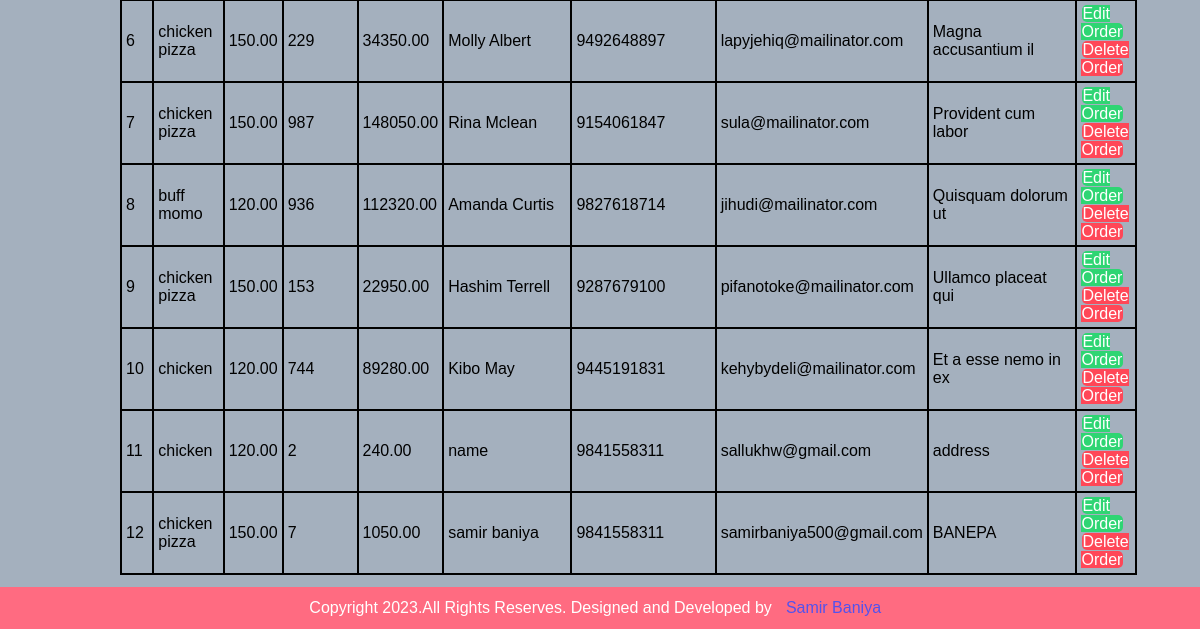
/admin/manage-order.php (signed in, lower part), run on an earlier commit of the app's database.
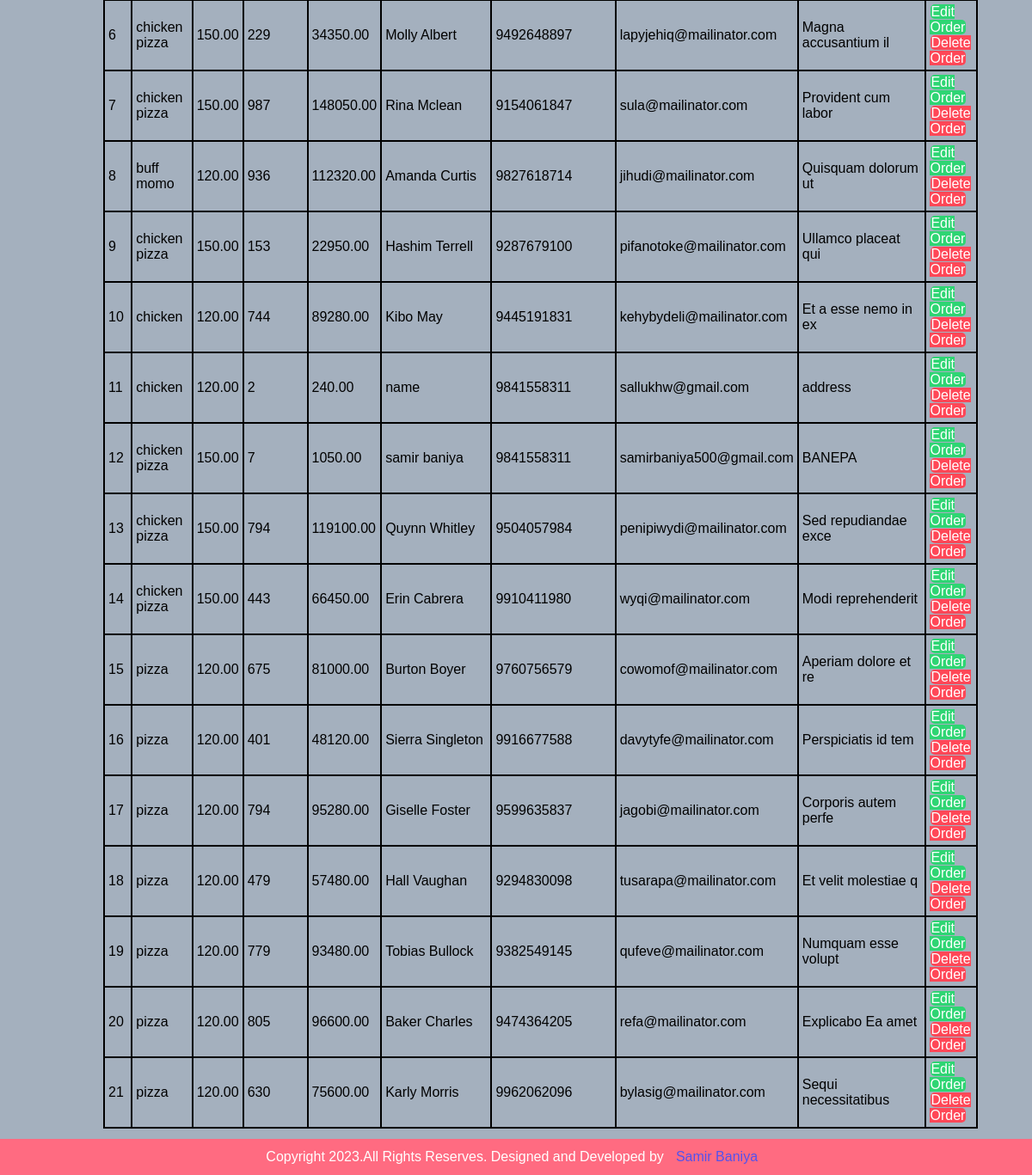
And on a later commit of the database.
### tables this page shows
CREATE TABLE `orders` (
  `id` int(10) UNSIGNED NOT NULL,
  `product_id` int(10) UNSIGNED NOT NULL,
  `price` decimal(10,2) NOT NULL,
  `quantity` int(11) NOT NULL,
  `total` decimal(10,2) NOT NULL,
  `customer_name` varchar(100) NOT NULL,
  `customer_address` varchar(150) NOT NULL,
  `customer_email` varchar(100) NOT NULL,
  `customer_contact` varchar(15) NOT NULL,
  `customer_feedback` text NOT NULL,
  `order_date` datetime NOT NULL DEFAULT current_timestamp(),
  `product` varchar(255) DEFAULT NULL
);

### admin/manage-order.php (the view, shortened to what this page needs)
<?php include('common/header.php') ?>
    <section class="content">
        <div class="wrapper">
             <strong class="heading">MANAGE ORDER</strong><br>
                <table class="table bordertable">
                    <tbody>
                        <?php
                        $sql = "SELECT * FROM `orders`";
                        $exec = mysqli_query($conn, $sql);
                        if($exec == TRUE){
                            $count = mysqli_num_rows($exec);
                            if($count > 0){
                                $sn=1;
                                while( $rows = mysqli_fetch_assoc($exec)){
                                    $id = $rows['id'];
                                    $title = $rows['product'];
                                    $price = $rows['price'];
                                    $quantity = $rows['quantity'];
                                    $total = $rows['total'];
                                    $name = $rows['customer_name'];
                                    $address = $rows['customer_address'];
                                    $email = $rows['customer_email'];
                                    $contact = $rows['customer_contact'];
?>
                                    <tr>
                                        <td><?php echo $sn++; ?></td>
                                        <td><?php echo $title; ?></td>
                                        <td><?php echo $price; ?></td>
                                        <td><?php echo $quantity; ?></td>
                                        <td><?php echo $total; ?></td>
                                        <td><?php echo $name; ?></td>
                                        <td><?php echo $contact; ?></td>
                                        <td><?php echo $email; ?></td>
                                        <td><?php echo $address; ?></td>
                                        <td>
                                    <a class="btn btn-primary" href="<?php  echo APP_URL; ?>admin/edit-order.php?id=<?php echo $id; ?>">
                                Edit Order
                            </a>
                                <a class="btn btn-danger" href="<?php  echo APP_URL; ?>admin/delete-order.php?id=<?php echo $id; ?>">
                                    Delete Order
                                </a>
                                    </td>
                                </tr>
                                    <?php
                                }
                            }else{
                                echo'<tr><td colspan="7" class="text-center">No products to display</td></tr>';
                            }
                        }
                        ?>
                    </tbody>
                </table>
        </div>
    </section>
<?php include('common/footer.php') ?>

What changed in the data, as far as the page shows it:
added orders: product "chicken pizza", price "150.00", quantity "794", total "119100.00", customer_name "Quynn Whitley", customer_contact "9504057984", customer_email "penipiwydi@mailinator.com", customer_address "Sed repudiandae exce"
added orders: product "chicken pizza", price "150.00", quantity "443", total "66450.00", customer_name "Erin Cabrera", customer_contact "9910411980", customer_email "wyqi@mailinator.com", customer_address "Modi reprehenderit"
added orders: product "pizza", price "120.00", quantity "675", total "81000.00", customer_name "Burton Boyer", customer_contact "9760756579", customer_email "cowomof@mailinator.com", customer_address "Aperiam dolore et re"
added orders: product "pizza", price "120.00", quantity "401", total "48120.00", customer_name "Sierra Singleton", customer_contact "9916677588", customer_email "davytyfe@mailinator.com", customer_address "Perspiciatis id tem"
added orders: product "pizza", price "120.00", quantity "794", total "95280.00", customer_name "Giselle Foster", customer_contact "9599635837", customer_email "jagobi@mailinator.com", customer_address "Corporis autem perfe"
added orders: product "pizza", price "120.00", quantity "479", total "57480.00", customer_name "Hall Vaughan", customer_contact "9294830098", customer_email "tusarapa@mailinator.com", customer_address "Et velit molestiae q"
added orders: product "pizza", price "120.00", quantity "779", total "93480.00", customer_name "Tobias Bullock", customer_contact "9382549145", customer_email "qufeve@mailinator.com", customer_address "Numquam esse volupt"
added orders: product "pizza", price "120.00", quantity "805", total "96600.00", customer_name "Baker Charles", customer_contact "9474364205", customer_email "refa@mailinator.com", customer_address "Explicabo Ea amet"
added orders: product "pizza", price "120.00", quantity "630", total "75600.00", customer_name "Karly Morris", customer_contact "9962062096", customer_email "bylasig@mailinator.com", customer_address "Sequi necessitatibus"
